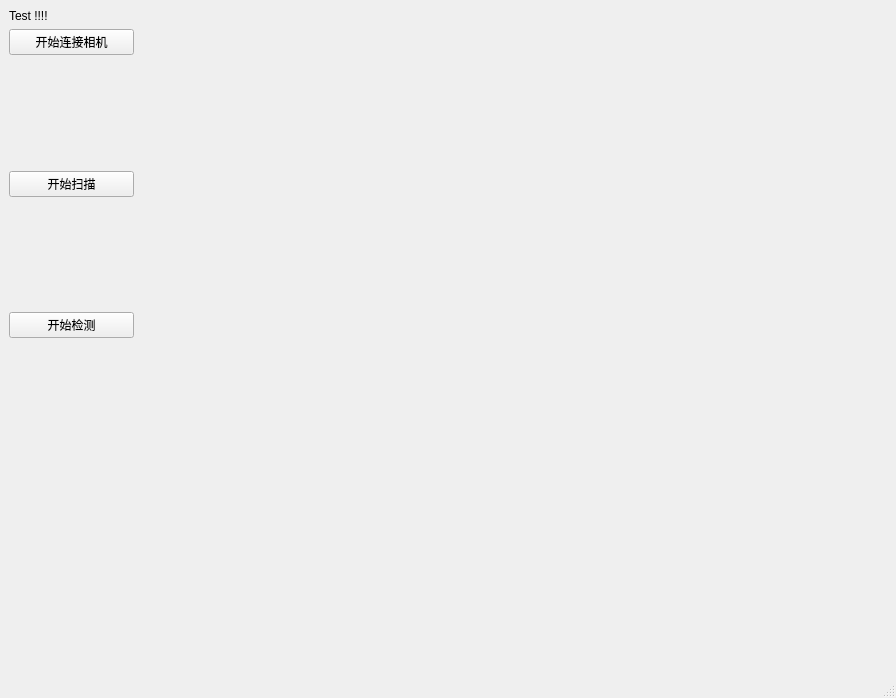
<?xml version="1.0" encoding="UTF-8"?>
<ui version="4.0">
 <class>MainWindow</class>
 <widget class="QMainWindow" name="MainWindow">
  <property name="geometry">
   <rect>
    <x>0</x>
    <y>0</y>
    <width>896</width>
    <height>698</height>
   </rect>
  </property>
  <property name="windowTitle">
   <string>MainWindow</string>
  </property>
  <widget class="QWidget" name="centralwidget">
   <layout class="QHBoxLayout" name="horizontalLayout_2">
    <item>
     <layout class="QHBoxLayout" name="horizontalLayout" stretch="1,6">
      <item>
       <layout class="QVBoxLayout" name="verticalLayout">
        <item>
         <widget class="QLabel" name="label">
          <property name="text">
           <string>Test !!!!</string>
          </property>
         </widget>
        </item>
        <item>
         <widget class="QPushButton" name="pushButton_PrepareToCatch">
          <property name="text">
           <string>开始连接相机</string>
          </property>
         </widget>
        </item>
        <item>
         <spacer name="verticalSpacer_3">
          <property name="orientation">
           <enum>Qt::Vertical</enum>
          </property>
          <property name="sizeHint" stdset="0">
           <size>
            <width>20</width>
            <height>40</height>
           </size>
          </property>
         </spacer>
        </item>
        <item>
         <widget class="QPushButton" name="pushButton_ToCatch">
          <property name="text">
           <string>开始扫描</string>
          </property>
         </widget>
        </item>
        <item>
         <spacer name="verticalSpacer_4">
          <property name="orientation">
           <enum>Qt::Vertical</enum>
          </property>
          <property name="sizeHint" stdset="0">
           <size>
            <width>20</width>
            <height>40</height>
           </size>
          </property>
         </spacer>
        </item>
        <item>
         <widget class="QPushButton" name="pushButton">
          <property name="text">
           <string>开始检测</string>
          </property>
         </widget>
        </item>
        <item>
         <spacer name="verticalSpacer_5">
          <property name="orientation">
           <enum>Qt::Vertical</enum>
          </property>
          <property name="sizeHint" stdset="0">
           <size>
            <width>20</width>
            <height>40</height>
           </size>
          </property>
         </spacer>
        </item>
        <item>
         <spacer name="verticalSpacer_2">
          <property name="orientation">
           <enum>Qt::Vertical</enum>
          </property>
          <property name="sizeHint" stdset="0">
           <size>
            <width>20</width>
            <height>40</height>
           </size>
          </property>
         </spacer>
        </item>
        <item>
         <spacer name="verticalSpacer">
          <property name="orientation">
           <enum>Qt::Vertical</enum>
          </property>
          <property name="sizeHint" stdset="0">
           <size>
            <width>20</width>
            <height>40</height>
           </size>
          </property>
         </spacer>
        </item>
       </layout>
      </item>
      <item>
       <widget class="openGl_widget" name="widget" native="true"/>
      </item>
     </layout>
    </item>
   </layout>
  </widget>
  <widget class="QMenuBar" name="menubar">
   <property name="geometry">
    <rect>
     <x>0</x>
     <y>0</y>
     <width>896</width>
     <height>26</height>
    </rect>
   </property>
  </widget>
  <widget class="QStatusBar" name="statusbar"/>
 </widget>
 <customwidgets>
  <customwidget>
   <class>openGl_widget</class>
   <extends>QWidget</extends>
   <header>opengl_widget.h</header>
   <container>1</container>
  </customwidget>
 </customwidgets>
 <resources/>
 <connections/>
</ui>
